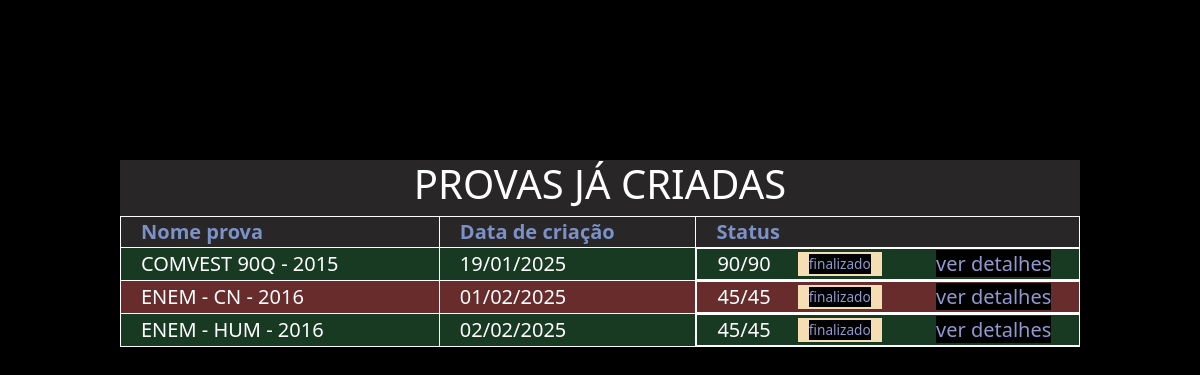
The page /prova/listarProvas/ on the database its author committed.
### app/models.py (models this page shows, shortened)
class Prova(models.Model):
    ano = models.CharField(max_length=20)
    vestibular = models.ForeignKey(Vestibular, on_delete=models.CASCADE)
    data = models.DateTimeField(auto_now_add=True)
    status = models.CharField( #coloca o enum das provas
        max_length=20,
        choices=[(tag.name, tag.value) for tag in StatusEnum],
        default=StatusEnum.NAOINICIADO.name
    )

class Vestibular(models.Model):
    nome = models.CharField(max_length=200)
    instituicao = models.CharField(max_length=200)
    siglaInstituicao = models.CharField(max_length=20)
    qntQuestoes  =models.IntegerField()
    areasProva = models.ManyToManyField(AreasConhecimento, related_name='Vestibulares')
    def __str__(self):
        return self.nome

### app/views.py (the view)
# urls.py: path('listarProvas/', listarProvas, name='listarProvas'),
def listarProvas(request):
    provas = Prova.objects.all()
    dicionarioQuantQuest = {}
    for prova in provas:
        dicionarioQuantQuest[prova.id] = colocaZeroAntes(Questoes.objects.filter(prova=prova).count())
        prova.status_value = StatusEnum[prova.status].value
    return render(request, 'listarProvas.html', {'provas': provas, 'dicionarioQuantQuest':dicionarioQuantQuest, "statusEnum":StatusEnum})

### app/templatetags/custom_filters.py (called while the page is built)
@register.filter(name='get_item')
def get_item(dictionary, key):
    if  dictionary.get((key)) == None: #se for uma paavra como dicionario
        return dictionary.get(str(key))
    return dictionary.get((key)) # se for um numero como chave

### config/funcoes.py (called while the page is built)
def colocaZeroAntes(numero):
    isFloat = False
    try:
        numero = int(numero)
    except:
        numero = float(numero)
        isFloat = True
    if numero <= 9 and numero >=-9:
        return '0' + str(numero)
    return numero

### app/templates/listarProvas.html (shortened to what this page needs)
{% load static %}
{% load custom_filters %}
<!DOCTYPE html>
<html lang="en">
<head>
    <link href="https://cdn.jsdelivr.net/npm/bootstrap@5.3.2/dist/css/bootstrap.min.css" rel="stylesheet">
    <link rel="stylesheet" href="{% static 'css/listarProvas.css' %}">
</head>
<body>
    <div class="tableListarProvas">
        <h1 class="titulo">PROVAS JÁ CRIADAS</h1>
        <table>
            <thead>
                <tr>
                    <th>Nome prova</th>
                    <th>Data de criação</th>
                    <th class="status">Status</th>
                </tr>
            </thead>
            <tbody>
                {% for prova in provas%}
                <tr>
                    <td>{{ prova.vestibular }} - {{ prova.ano}}</td>
                    <td>{{ prova.data|date:"d/m/Y"}}</td>
                    <td class="statusColumn">{{dicionarioQuantQuest|get_item:prova.id}}/{{prova.vestibular.qntQuestoes}}
                       <div class="infosBtn">
                        <div class="statusBtn"><a href="{% url 'corrigirProva' prova.id%}">
                            {{ prova.status_value }}</a>
                        </div>
                        <div class="">
                            <a href="{% url 'redirecionaDetalhes' prova.id %}">
                           ver detalhes</a>
                        </div>
                       </div>
                    </td>
                </tr>
                {%endfor%}
            </tbody>
        </table>
    </div>
</body>
</html>

### templates/static/css/listarProvas.css (style rules this page uses)
* { padding: 0; margin: 0; }
a { text-decoration: none; color: rgb(145, 153, 208); background-color: black; }
body { background-color:black; color: white; }
th,td { border: 1px solid white; }
.tableListarProvas { background-color: rgb(40, 38, 38); width: 80%; margin: auto; margin-top: 20vh; border-collapse: collapse; }
tbody tr:nth-child(even) { background-color: #682c2c; }
tbody tr:nth-child(odd) { background-color: #193a22; }
.titulo { text-align: center; }
table { width: 100%; font-size: 20px; }
tr { border-bottom:1px solid white; width: 100%; }
th,td { padding-left: 20px; }
.status { width: 40%; }
thead tr { color: rgb(124, 145, 199); }
.statusColumn { display: flex; align-items: center; }
.infosBtn { display: flex; justify-content: space-around; align-items: center; width: 100%; }
.statusBtn { height: 3vh; width: 7vw; background-color: wheat; display: flex; align-items: center; justify-content: center; }
.statusBtn a { text-decoration: none; font-size: 1.7vh; }

### rows shown on the page
Prova: vestibular "COMVEST 90Q", ano "2015", data "19/01/2025", id "90", vestibular.qntQuestoes "90", status_value "finalizado"
Prova: vestibular "ENEM - CN", ano "2016", data "01/02/2025", id "45", vestibular.qntQuestoes "45", status_value "finalizado"
Prova: vestibular "ENEM - HUM", ano "2016", data "02/02/2025", id "45", vestibular.qntQuestoes "45", status_value "finalizado"
